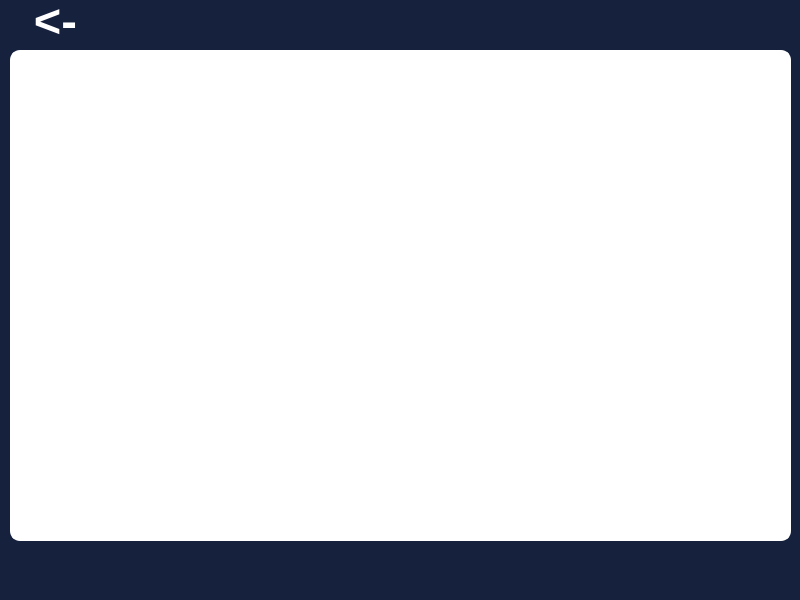
<?xml version="1.0" encoding="UTF-8"?>
<ui version="4.0">
 <class>SignupPage</class>
 <widget class="QMainWindow" name="SignupPage">
  <property name="geometry">
   <rect>
    <x>0</x>
    <y>0</y>
    <width>800</width>
    <height>600</height>
   </rect>
  </property>
  <property name="windowTitle">
   <string>MainWindow</string>
  </property>
  <property name="styleSheet">
   <string notr="true">background-color:#16213E;
</string>
  </property>
  <widget class="QWidget" name="centralwidget">
   <widget class="QLabel" name="label">
    <property name="geometry">
     <rect>
      <x>10</x>
      <y>50</y>
      <width>781</width>
      <height>491</height>
     </rect>
    </property>
    <property name="styleSheet">
     <string notr="true">QLabel{

background-color:white;
border-radius:10px;
border:2px solid white;

}
</string>
    </property>
    <property name="text">
     <string/>
    </property>
    <property name="pixmap">
     <pixmap>Images/mapexample.png</pixmap>
    </property>
    <property name="scaledContents">
     <bool>true</bool>
    </property>
   </widget>
   <widget class="QPushButton" name="backBtn">
    <property name="geometry">
     <rect>
      <x>20</x>
      <y>0</y>
      <width>71</width>
      <height>41</height>
     </rect>
    </property>
    <property name="font">
     <font>
      <pointsize>35</pointsize>
      <weight>75</weight>
      <bold>true</bold>
     </font>
    </property>
    <property name="styleSheet">
     <string notr="true">
QPushButton{

background-color:#FFEBA1;
color:white;
border-radius:15px;
background-color:none;

}

QPushButton:hover{
border:5px solid white;
}
</string>
    </property>
    <property name="text">
     <string>&lt;-</string>
    </property>
   </widget>
  </widget>
  <widget class="QMenuBar" name="menubar">
   <property name="geometry">
    <rect>
     <x>0</x>
     <y>0</y>
     <width>800</width>
     <height>21</height>
    </rect>
   </property>
  </widget>
  <widget class="QStatusBar" name="statusbar"/>
 </widget>
 <resources/>
 <connections/>
</ui>
